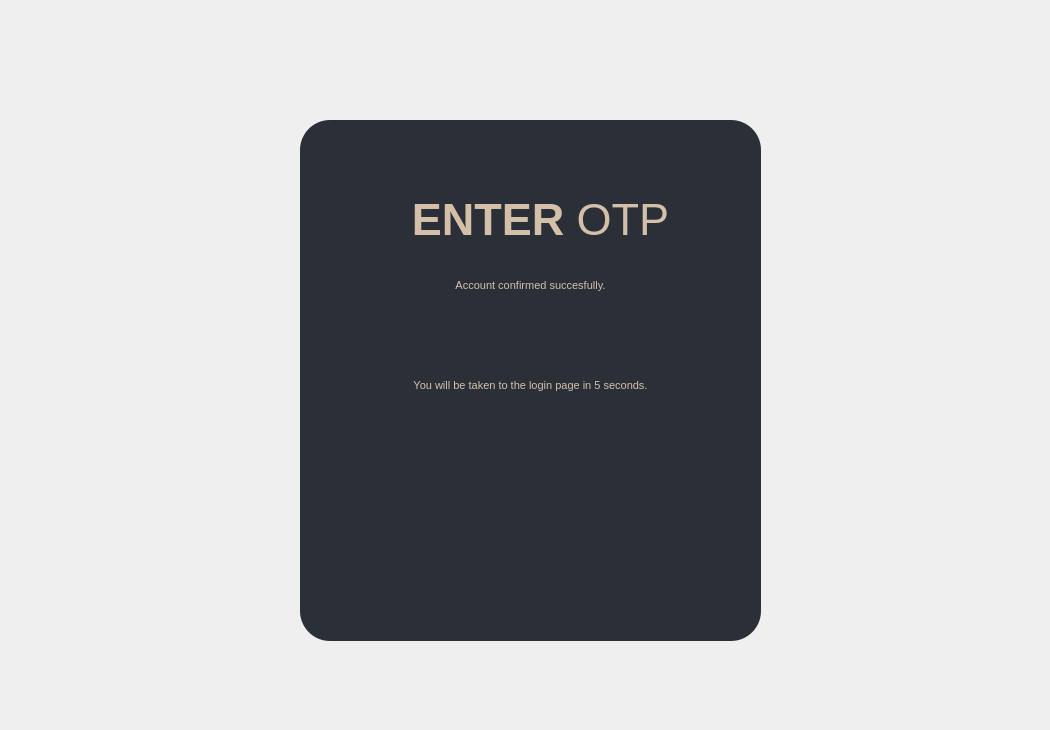
<?xml version="1.0" encoding="UTF-8"?>
<ui version="4.0">
 <class>Form</class>
 <widget class="QWidget" name="Form">
  <property name="geometry">
   <rect>
    <x>0</x>
    <y>0</y>
    <width>1050</width>
    <height>730</height>
   </rect>
  </property>
  <property name="windowTitle">
   <string>Form</string>
  </property>
  <widget class="QWidget" name="widget" native="true">
   <property name="geometry">
    <rect>
     <x>80</x>
     <y>70</y>
     <width>871</width>
     <height>611</height>
    </rect>
   </property>
   <widget class="QLabel" name="label">
    <property name="geometry">
     <rect>
      <x>220</x>
      <y>50</y>
      <width>461</width>
      <height>521</height>
     </rect>
    </property>
    <property name="styleSheet">
     <string notr="true">background-color: #2b3038;
border-radius: 30px;</string>
    </property>
    <property name="text">
     <string/>
    </property>
   </widget>
   <widget class="QLabel" name="label_3">
    <property name="geometry">
     <rect>
      <x>260</x>
      <y>110</y>
      <width>401</width>
      <height>81</height>
     </rect>
    </property>
    <property name="font">
     <font>
      <family>Segoe UI</family>
      <pointsize>34</pointsize>
     </font>
    </property>
    <property name="styleSheet">
     <string notr="true">color: rgb(212, 192, 169);</string>
    </property>
    <property name="text">
     <string>&lt;strong&gt;ENTER &lt;/strong&gt;OTP</string>
    </property>
    <property name="alignment">
     <set>Qt::AlignCenter</set>
    </property>
   </widget>
   <widget class="QLabel" name="label_4">
    <property name="geometry">
     <rect>
      <x>220</x>
      <y>200</y>
      <width>461</width>
      <height>31</height>
     </rect>
    </property>
    <property name="font">
     <font>
      <family>Segoe UI</family>
      <pointsize>34</pointsize>
     </font>
    </property>
    <property name="styleSheet">
     <string notr="true">color: rgb(212, 192, 169);</string>
    </property>
    <property name="text">
     <string>&lt;html&gt;&lt;head/&gt;&lt;body&gt;&lt;p&gt;&lt;span style=&quot; font-size:8pt;&quot;&gt;Account confirmed succesfully.&lt;/span&gt;&lt;/p&gt;&lt;/body&gt;&lt;/html&gt;</string>
    </property>
    <property name="alignment">
     <set>Qt::AlignCenter</set>
    </property>
   </widget>
   <widget class="QLabel" name="label_5">
    <property name="geometry">
     <rect>
      <x>220</x>
      <y>300</y>
      <width>461</width>
      <height>31</height>
     </rect>
    </property>
    <property name="font">
     <font>
      <family>Segoe UI</family>
      <pointsize>34</pointsize>
     </font>
    </property>
    <property name="styleSheet">
     <string notr="true">color: rgb(212, 192, 169);</string>
    </property>
    <property name="text">
     <string>&lt;html&gt;&lt;head/&gt;&lt;body&gt;&lt;p&gt;&lt;span style=&quot; font-size:8pt;&quot;&gt;You will be taken to the login page in 5 seconds.&lt;/span&gt;&lt;/p&gt;&lt;/body&gt;&lt;/html&gt;</string>
    </property>
    <property name="alignment">
     <set>Qt::AlignCenter</set>
    </property>
   </widget>
  </widget>
 </widget>
 <resources/>
 <connections/>
</ui>
